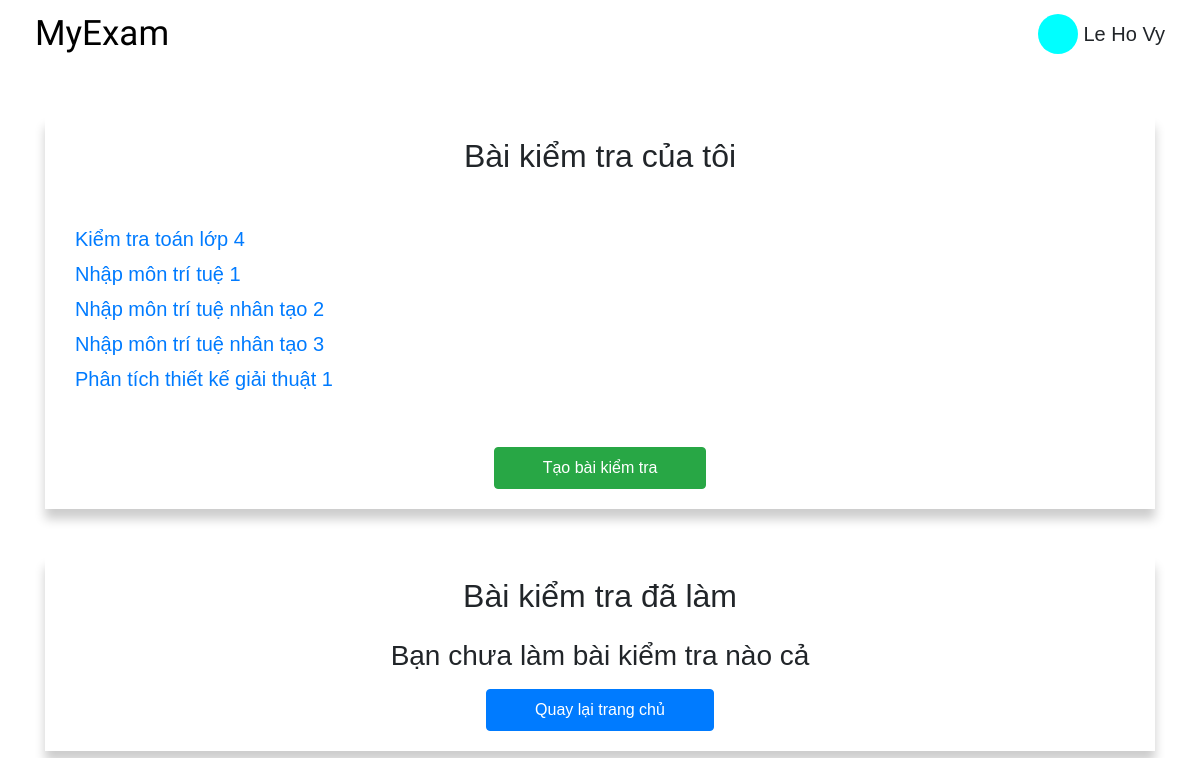
Page /home/user=levy/my-test/ (signed in) on the committed database.
### home/models.py (models this page shows, shortened)
class Exam(models.Model):
    key = models.ForeignKey( User ,on_delete = models.CASCADE)
    examName = models.CharField(max_length= 200, default= "")
    dateCreate = models.DateField(default = datetime.now,blank = True, editable = False)

### home/views.py (the view, shortened to what this page needs)
# urls.py: path('home/user=<str:username>/my-test/', views.myTest, name= "my-test"),
def myTest(request, username):
    user = request.session.get('user', None)
    print(user)
    if user is None or user == '' or user == []:
        return redirect(reverse('sign-in'))
    user = User.objects.get(username = username)
    my_exams = Exam.objects.filter(key=user)
    my_exams_context = []
    for exam in my_exams:
        my_exams_context.append(exam.examName)
    if my_exams_context == []:
        my_exams_context = 'none'
    do_exams = Exam.objects.exclude(key = user)# lấy ra những exams không phải do user có này tạo ra
    done_exams_context = []
    for exam in do_exams:
        creator = exam.key
        score_obj = []
        for score in Point.objects.filter(key1 = user,key2 = exam):
            score_obj.append(score)
        score = None
        if score_obj ==[]:
            pass
    if done_exams_context == []:
        done_exams_context = 'none'
    print(my_exams_context)
    context = {
        "user": user,
        "my_exams":my_exams_context,
        "done_exams":done_exams_context,
    }
    return render(request,"home/my-test.html",{"context":context})

### home/templates/home/my-test.html (shortened to what this page needs)
{% extends "home/base/base-home.html" %}
{% block name %}
{{context.user.first_name}} {{context.user.last_name}}
{% endblock %}
{% block my-home %}
    {% url 'home' context.user.username %}
{% endblock %}
{% block content %}
    <div class="container pb-5">
        <div class="test-section mt-5">
            <h2 class="text-center mb-4">Bài kiểm tra của tôi</h2>
            {% if context.my_exams == 'none' %}
                <h3 class="text-center">Bạn chưa có bài kiểm tra nào </h3>
            {% else %}
                <div class="my-exam">
                    {% for exam in context.my_exams %}
                        <a href="{% url 'list-question' context.user.username exam %}" class="my-exam__exam">{{ exam }}</a>
                    {% endfor %}
                </div>
            {% endif %}
            <div class="d-flex justify-content-center mt-5">
                <button type="button" class="btn btn-success px-5 py-2" id="createTestBtn" data-toggle="modal" data-target="#myModal">Tạo bài kiểm tra</a>
            </div>
        </div>
        <div class="test-section mt-5">
            <h2 class="text-center mb-4">Bài kiểm tra đã làm</h2>
            {% if context.done_exams == 'none' %}
                <h3 class="text-center"> Bạn chưa làm bài kiểm tra nào cả</h3>
                <div class="d-flex justify-content-center mt-3">
                    <a href="{% url 'home' context.user.username %}" class="btn btn-primary px-5 py-2">Quay lại trang chủ</a>
                </div>
            {% endif %}
        </div>
    </div>
{% endblock %}

### home/static/home/css/style.css (style rules this page uses)
:root { --color-primary-light:#00e8e8; }
* { font-family: Arial, Helvetica, sans-serif; margin:0; padding:0; box-sizing: border-box; }
.test-section { padding: 20px; box-shadow: 0px 10px 10px rgba(0,0,0,.2); }
.my-exam__exam { margin: 5px 0; display:block !important; font-size:20px !important; transition: all .2s linear; border-radius: 2px; }
.my-exam { padding: 20px 10px; max-height: 200px !important; overflow-y: scroll; }

### rows in the picture
Exam: my_exams "Kiểm tra toán lớp 4"
Exam: my_exams "Nhập môn trí tuệ 1"
Exam: my_exams "Nhập môn trí tuệ nhân tạo 2"
Exam: my_exams "Nhập môn trí tuệ nhân tạo 3"
Exam: my_exams "Phân tích thiết kế giải thuật 1"

### other values in the picture
{{ context.user.first_name }} "Le Ho"
{{ context.user.last_name }} "Vy"
